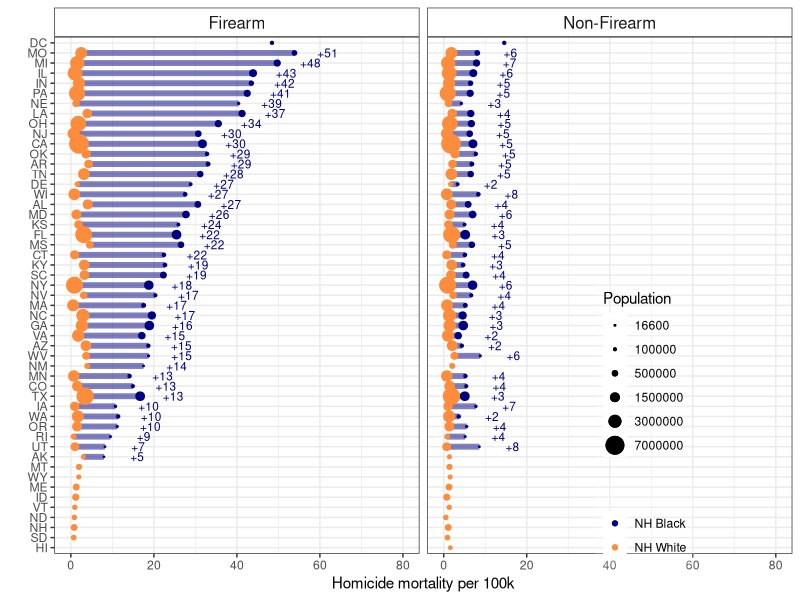
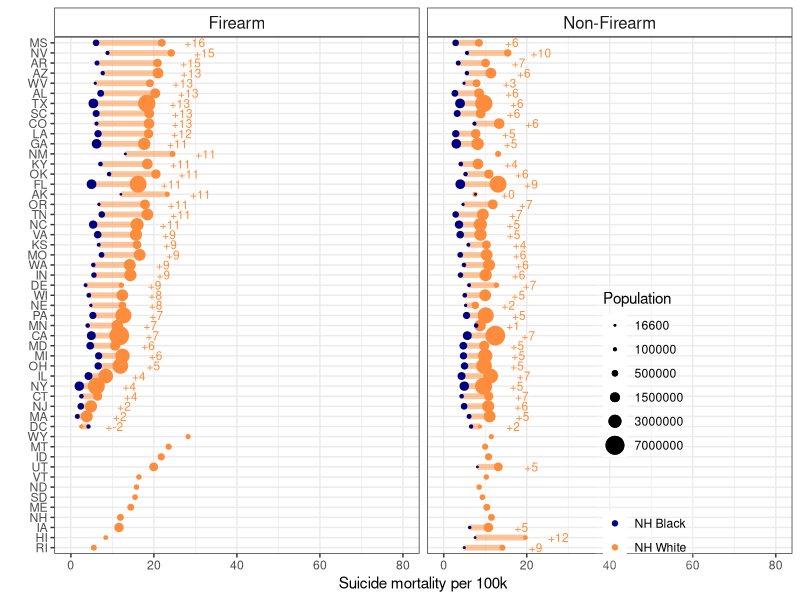
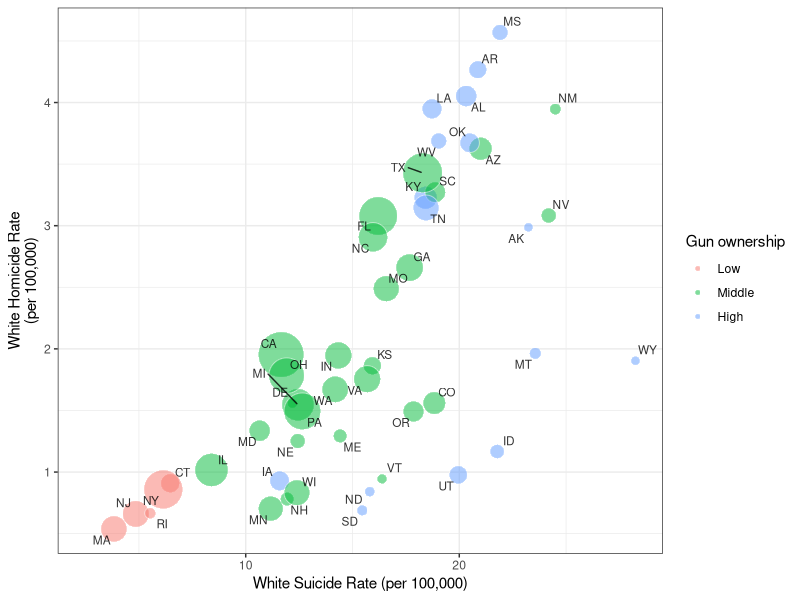
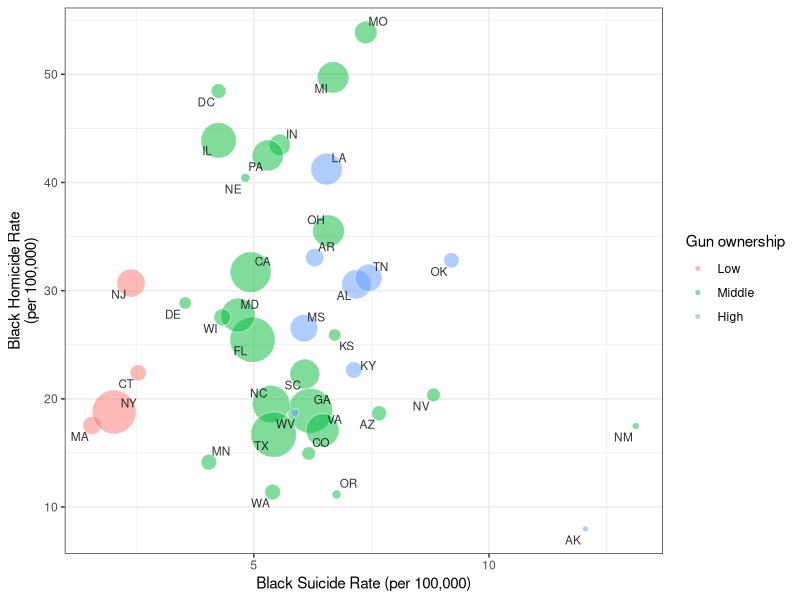
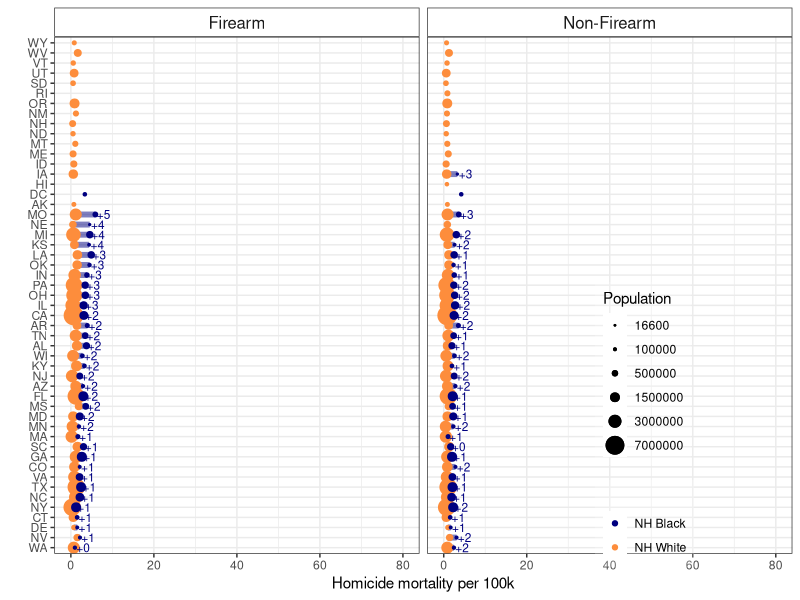
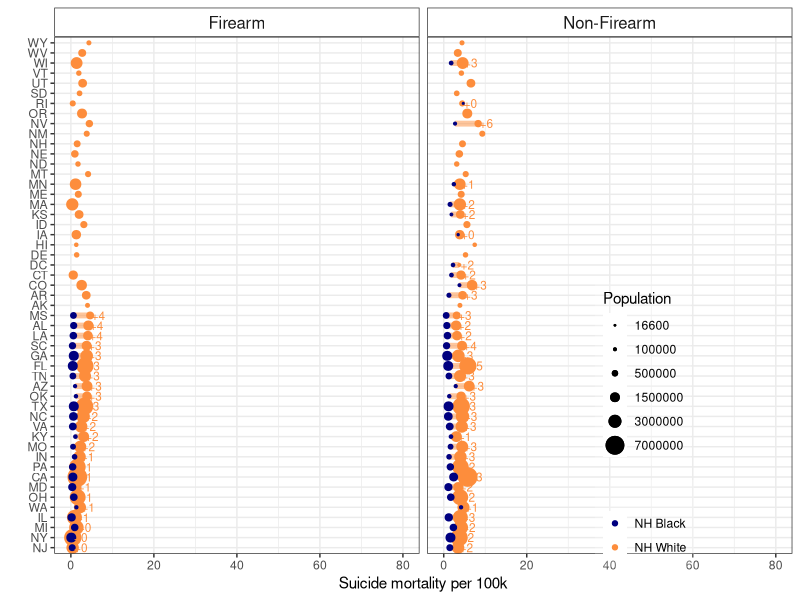
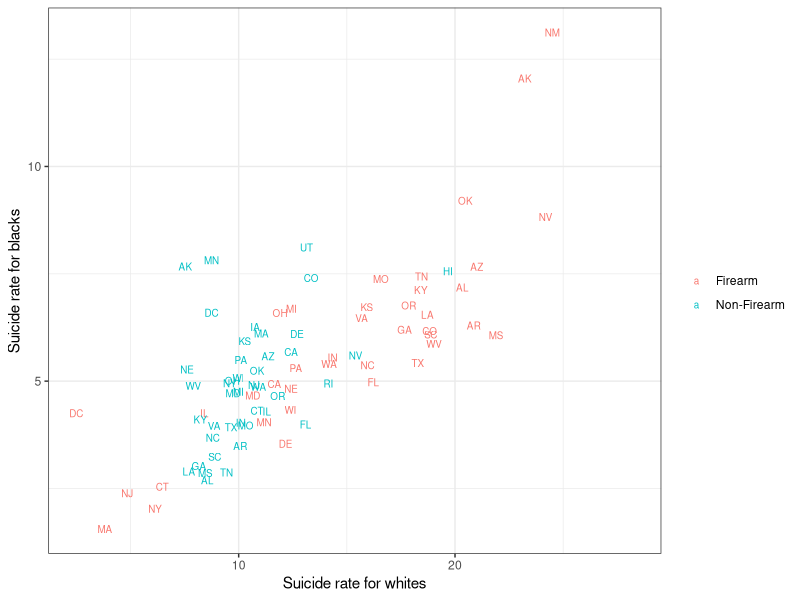
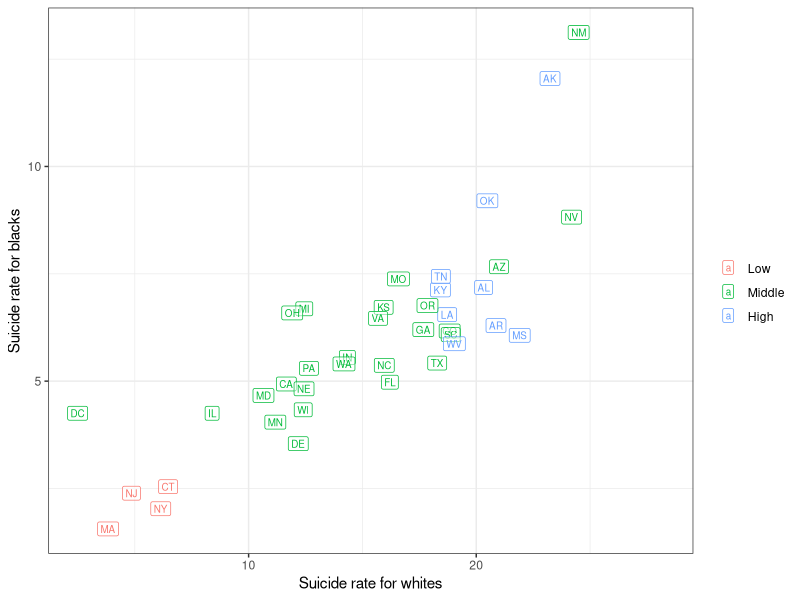

Write R code to recreate these figures, in order.
## ---- chunk 1
library(tidyverse)
library(ggrepel)
## ---- chunk 2
#homicide
NHWM_homicide_FA <- read.table("./Data/agestd/Homicide_Firearms_White_NH_Males_Age-adjusted_2008-2014.txt", skip = 21, header = T, sep = ",")

NHWM_homicide_NonFA <- read.table("./Data/agestd/Homicide_Non-Firearms_White_NH_Males_Age-adjusted_2008-2014.txt", skip = 21, header = T, sep = ",")

NHBM_homicide_FA <- read.table("./Data/agestd/Homicide_Firearms_Black_NH_Males_Age-adjusted_2008-2014.txt", skip = 21, header = T, sep = ",")

NHBM_homicide_NonFA <- read.table("./Data/agestd/Homicide_Non-Firearms_Black_NH_Males_Age-adjusted_2008-2014.txt", skip = 21, header = T, sep = ",")

#suicide
NHWM_suicide_FA <- read.table("./Data/agestd/Suicide_Firearms_White_NH_Males_Age-adjusted_2008-2014.txt", skip = 21, header = T, sep = ",")

NHWM_suicide_NonFA <- read.table("./Data/agestd/Suicide_Non-Firearms_White_NH_Males_Age-adjusted_2008-2014.txt", skip = 21, header = T, sep = ",")

NHBM_suicide_FA <- read.table("./Data/agestd/Suicide_Firearms_Black_NH_Males_Age-adjusted_2008-2014.txt", skip = 21, header = T, sep = ",")

NHBM_suicide_NonFA <- read.table("./Data/agestd/Suicide_Non-Firearms_Black_NH_Males_Age-adjusted_2008-2014.txt", skip = 21, header = T, sep = ",")
## ---- chunk 3
#homicide
NHWF_homicide_FA <- read.table("./Data/agestd/Homicide_Firearms_White_NH_Females_Age-adjusted_2008-2014.txt", skip = 21, header = T, sep = ",")

NHWF_homicide_NonFA <- read.table("./Data/agestd/Homicide_Non-Firearms_White_NH_Females_Age-adjusted_2008-2014.txt", skip = 21, header = T, sep = ",")

NHBF_homicide_FA <- read.table("./Data/agestd/Homicide_Firearms_Black_NH_Females_Age-adjusted_2008-2014.txt", skip = 21, header = T, sep = ",")

NHBF_homicide_NonFA <- read.table("./Data/agestd/Homicide_Non-Firearms_Black_NH_Females_Age-adjusted_2008-2014.txt", skip = 21, header = T, sep = ",")

#suicide
NHWF_suicide_FA <- read.table("./Data/agestd/Suicide_Firearms_White_NH_Females_Age-adjusted_2008-2014.txt", skip = 21, header = T, sep = ",")

NHWF_suicide_NonFA <- read.table("./Data/agestd/Suicide_Non-Firearms_White_NH_Females_Age-adjusted_2008-2014.txt", skip = 21, header = T, sep = ",")

NHBF_suicide_FA <- read.table("./Data/agestd/Suicide_Firearms_Black_NH_Females_Age-adjusted_2008-2014.txt", skip = 21, header = T, sep = ",")

NHBF_suicide_NonFA <- read.table("./Data/agestd/Suicide_Non-Firearms_Black_NH_Females_Age-adjusted_2008-2014.txt", skip = 21, header = T, sep = ",")
## ---- chunk 4
tidy_fx <- function(data, state, death, population, crude, adjusted, race, intent, mechanism) {
  dat2 <- data[, c(state, death, population, crude, adjusted)]
  names(dat2)[2] <- paste0(death, ".", intent, ".", race)
  names(dat2)[3] <- paste0(population, ".", race)
  names(dat2)[4] <- paste0("crude.", intent, ".", race)
  names(dat2)[5] <- paste0("adjusted.", intent, ".", race)
  dat2$type = mechanism
  
  return(dat2)
}
## ---- chunk 5
NHWM_homicide_FA <- tidy_fx(data = NHWM_homicide_FA, "ST", "Deaths", "Population", "U_C_Rate", 
                            "U_A_Rate", "white", "homicide", "Firearm")
NHWM_homicide_NonFA <- tidy_fx(data = NHWM_homicide_NonFA, "ST", "Deaths", "Population", "U_C_Rate", 
                            "U_A_Rate", "white", "homicide", "Non-Firearm")
NHWM_suicide_FA <- tidy_fx(data = NHWM_suicide_FA, "ST", "Deaths", "Population", "U_C_Rate", 
                            "U_A_Rate", "white", "suicide", "Firearm")
NHWM_suicide_NonFA <- tidy_fx(data = NHWM_suicide_NonFA, "ST", "Deaths", "Population", "U_C_Rate", 
                            "U_A_Rate", "white", "suicide", "Non-Firearm")

NHBM_homicide_FA <- tidy_fx(data = NHBM_homicide_FA, "ST", "Deaths", "Population", "U_C_Rate", 
                            "U_A_Rate", "black", "homicide", "Firearm")
NHBM_homicide_NonFA <- tidy_fx(data = NHBM_homicide_NonFA, "ST", "Deaths", "Population", "U_C_Rate", 
                            "U_A_Rate", "black", "homicide", "Non-Firearm")
NHBM_suicide_FA <- tidy_fx(data = NHBM_suicide_FA, "ST", "Deaths", "Population", "U_C_Rate", 
                            "U_A_Rate", "black", "suicide", "Firearm")
NHBM_suicide_NonFA <- tidy_fx(data = NHBM_suicide_NonFA, "ST", "Deaths", "Population", "U_C_Rate", 
                            "U_A_Rate", "black", "suicide", "Non-Firearm")

NHBM_homicide<- rbind(NHBM_homicide_FA, NHBM_homicide_NonFA)
NHBM_suicide <- rbind(NHBM_suicide_FA, NHBM_suicide_NonFA)
NHWM_homicide <- rbind(NHWM_homicide_FA, NHWM_homicide_NonFA)
NHWM_suicide <- rbind(NHWM_suicide_FA, NHWM_suicide_NonFA)
rm(NHBM_homicide_FA, NHBM_homicide_NonFA, NHBM_suicide_FA, NHBM_suicide_NonFA,
   NHWM_homicide_FA, NHWM_homicide_NonFA, NHWM_suicide_FA, NHWM_suicide_NonFA)
## ---- chunk 6
NHWF_homicide_FA <- tidy_fx(data = NHWF_homicide_FA, "ST", "Deaths", "Population", "U_C_Rate", 
                            "U_A_Rate", "white", "homicide", "Firearm")
NHWF_homicide_NonFA <- tidy_fx(data = NHWF_homicide_NonFA, "ST", "Deaths", "Population", "U_C_Rate", 
                            "U_A_Rate", "white", "homicide", "Non-Firearm")
NHWF_suicide_FA <- tidy_fx(data = NHWF_suicide_FA, "ST", "Deaths", "Population", "U_C_Rate", 
                            "U_A_Rate", "white", "suicide", "Firearm")
NHWF_suicide_NonFA <- tidy_fx(data = NHWF_suicide_NonFA, "ST", "Deaths", "Population", "U_C_Rate", 
                            "U_A_Rate", "white", "suicide", "Non-Firearm")

NHBF_homicide_FA <- tidy_fx(data = NHBF_homicide_FA, "ST", "Deaths", "Population", "U_C_Rate", 
                            "U_A_Rate", "black", "homicide", "Firearm")
NHBF_homicide_NonFA <- tidy_fx(data = NHBF_homicide_NonFA, "ST", "Deaths", "Population", "U_C_Rate", 
                            "U_A_Rate", "black", "homicide", "Non-Firearm")
NHBF_suicide_FA <- tidy_fx(data = NHBF_suicide_FA, "ST", "Deaths", "Population", "U_C_Rate", 
                            "U_A_Rate", "black", "suicide", "Firearm")
NHBF_suicide_NonFA <- tidy_fx(data = NHBF_suicide_NonFA, "ST", "Deaths", "Population", "U_C_Rate", 
                            "U_A_Rate", "black", "suicide", "Non-Firearm")

NHBF_homicide<- rbind(NHBF_homicide_FA, NHBF_homicide_NonFA)
NHBF_suicide <- rbind(NHBF_suicide_FA, NHBF_suicide_NonFA)
NHWF_homicide <- rbind(NHWF_homicide_FA, NHWF_homicide_NonFA)
NHWF_suicide <- rbind(NHWF_suicide_FA, NHWF_suicide_NonFA)
rm(NHBF_homicide_FA, NHBF_homicide_NonFA, NHBF_suicide_FA, NHBF_suicide_NonFA,
   NHWF_homicide_FA, NHWF_homicide_NonFA, NHWF_suicide_FA, NHWF_suicide_NonFA)
## ---- chunk 7
#merge all the data
Males_AllAges_0814 <- merge(NHBM_homicide, NHBM_suicide %>% select(-Population.black), by = c("ST", "type")) %>%
  mutate(crude.RD.hom.su.black = crude.homicide.black - crude.suicide.black,
         adj.RD.hom.su.black = adjusted.homicide.black - adjusted.suicide.black)

Males_AllAges_0814 <- merge(Males_AllAges_0814, NHWM_homicide, by = c("ST", "type")) %>%
  mutate(crude.RD.homicide = crude.homicide.black - crude.homicide.white,
         adj.RD.homicide = adjusted.homicide.black - adjusted.homicide.white)

Males_AllAges_0814 <- merge(Males_AllAges_0814, NHWM_suicide %>% select(-Population.white), by = c("ST", "type")) %>%
  mutate(crude.RD.suicide = crude.suicide.black - crude.suicide.white,
         adj.RD.suicide = adjusted.suicide.black - adjusted.suicide.white)

Males_AllAges_0814 <- Males_AllAges_0814 %>% 
  mutate(crude.RD.hom.su.white = crude.homicide.white - crude.suicide.white, 
         adj.RD.hom.su.white = adjusted.homicide.white - adjusted.suicide.white)
## ---- chunk 8
Females_AllAges_0814 <- merge(NHBF_homicide, NHBF_suicide %>% select(-Population.black), by = c("ST", "type")) %>%
  mutate(crude.RD.hom.su.black = crude.homicide.black - crude.suicide.black,
         adj.RD.hom.su.black = adjusted.homicide.black - adjusted.suicide.black)

Females_AllAges_0814 <- merge(Females_AllAges_0814, NHWF_homicide, by = c("ST", "type")) %>%
  mutate(crude.RD.homicide = crude.homicide.black - crude.homicide.white,
         adj.RD.homicide = adjusted.homicide.black - adjusted.homicide.white)

Females_AllAges_0814 <- merge(Females_AllAges_0814, NHWF_suicide %>% select(-Population.white), by = c("ST", "type")) %>%
  mutate(crude.RD.suicide = crude.suicide.black - crude.suicide.white,
         adj.RD.suicide = adjusted.suicide.black - adjusted.suicide.white)

Females_AllAges_0814 <- Females_AllAges_0814 %>% 
  mutate(crude.RD.hom.su.white = crude.homicide.white - crude.suicide.white, 
         adj.RD.hom.su.white = adjusted.homicide.white - adjusted.suicide.white)
## ---- chunk 9
#used for plotting -- to arrange the states on the y-axis according to the magnitude of the black-white inequality
levels.firearm.homicide <- Males_AllAges_0814 %>% filter(type == "Firearm") %>%
  transmute(ST.order.RD.homicide = reorder(ST, adj.RD.homicide))

# Males_AllAges_0814 %>% 
#   filter(is.na(adjusted.homicide.black) == T & type == "Firearm") %>% 
#   select(ST, adjusted.homicide.white)

Males_AllAges_0814$ST.order.RD.homicide <- factor(Males_AllAges_0814$ST, 
                                                  levels = c("HI", "SD", "NH", "ND", "VT", "ID", "ME", "WY", "MT",
                                                             levels(levels.firearm.homicide$ST.order.RD.homicide)[1:42]))

levels.firearm.suicide <- Males_AllAges_0814 %>% filter(type == "Firearm") %>%
  transmute(ST.order.RD.suicide = reorder(ST, -adj.RD.suicide))

# Males_AllAges_0814 %>% 
#   filter(is.na(adjusted.suicide.black) == T & type == "Firearm") %>% 
#   select(ST, adjusted.suicide.white)

Males_AllAges_0814$ST.order.RD.suicide <- factor(Males_AllAges_0814$ST, 
                                                  levels = c("RI", "HI", "IA", "NH", "ME", "SD", "ND", "VT", "UT", "ID", "MT", "WY",
                                                             levels(levels.firearm.suicide$ST.order.RD.suicide)[1:39]))

## ---- chunk 10
#used for plotting -- to arrange the states on the y-axis according to the magnitude of the black-white inequality
levels.firearm.homicide <- Females_AllAges_0814 %>% filter(type == "Firearm") %>%
  transmute(ST.order.RD.homicide = reorder(ST, adj.RD.homicide))

# Females_AllAges_0814 %>% 
#   filter(is.na(adjusted.homicide.black) == T & type == "Firearm") %>% 
#   select(ST, adjusted.homicide.white)

Females_AllAges_0814$ST.order.RD.homicide <- factor(Females_AllAges_0814$ST, 
                                                  levels = levels(levels.firearm.homicide$ST.order.RD.homicide))

# Males_AllAges_0814$ST.order.RD.homicide <- factor(Males_AllAges_0814$ST, 
#                                                   levels = c("HI", "SD", "NH", "ND", "VT", "ID", "ME", "WY", "MT",
#                                                              levels(levels.firearm.homicide$ST.order.RD.homicide)[1:42]))

levels.firearm.suicide <- Females_AllAges_0814 %>% filter(type == "Firearm") %>%
  transmute(ST.order.RD.suicide = reorder(ST, -adj.RD.suicide))

# Females_AllAges_0814 %>% 
#   filter(is.na(adjusted.suicide.black) == T & type == "Firearm") %>% 
#   select(ST, adjusted.suicide.white)

# Females_AllAges_0814$ST.order.RD.suicide <- factor(Females_AllAges_0814$ST, 
#                                                   levels = c("RI", "HI", "IA", "NH", "ME", "SD", "ND", "VT", "UT", "ID", "MT", "WY",
#                                                              levels(levels.firearm.suicide$ST.order.RD.suicide)[1:39]))

Females_AllAges_0814$ST.order.RD.suicide <- factor(Females_AllAges_0814$ST, 
                                                  levels = levels(levels.firearm.suicide$ST.order.RD.suicide))

## ---- chunk 11
num.years = 2014-2008+1

Males_AllAges_0814 <- Males_AllAges_0814 %>% 
  mutate(average.pop.white = Population.white/num.years,
         average.pop.black = Population.black/num.years)

Males_AllAges_0814$gun.level <- "Middle"
Males_AllAges_0814$gun.level[Males_AllAges_0814$ST %in% c("LA", "UT", "OK", "IA", "TN","KY", "AL", 
                                                          "MS", "ID","ND", "WV", "AR", "AK", "SD", "MT", "WY")] <- "High"
Males_AllAges_0814$gun.level[Males_AllAges_0814$ST %in% c("HI", "NJ", "MA", "RI", "CT", "NY")] <- "Low"

Males_AllAges_0814$gun.level <- factor(Males_AllAges_0814$gun.level, levels = c("Low", "Middle", "High"))
## ---- chunk 12
Females_AllAges_0814 <- Females_AllAges_0814 %>% 
  mutate(average.pop.white = Population.white/num.years,
         average.pop.black = Population.black/num.years)

Females_AllAges_0814$gun.level <- "Middle"
Females_AllAges_0814$gun.level[Females_AllAges_0814$ST %in% c("LA", "UT", "OK", "IA", "TN","KY", "AL", 
                                                          "MS", "ID","ND", "WV", "AR", "AK", "SD", "MT", "WY")] <- "High"
Females_AllAges_0814$gun.level[Females_AllAges_0814$ST %in% c("HI", "NJ", "MA", "RI", "CT", "NY")] <- "Low"

Females_AllAges_0814$gun.level <- factor(Females_AllAges_0814$gun.level, levels = c("Low", "Middle", "High"))
## ---- chunk 13
stats <- Males_AllAges_0814 %>% group_by(type) %>% summarise(min = round(min(adj.RD.homicide, na.rm = T)), max = round(max(adj.RD.homicide, na.rm = T)))
stats$min[1]

stats2 <- Males_AllAges_0814 %>% group_by(type) %>% summarise(min = round(min(adjusted.homicide.white, na.rm = T)), max = round(max(adjusted.homicide.white, na.rm = T)))

white.pop.dc <- Males_AllAges_0814 %>% filter(ST == "DC" & type == "Firearm") %>% select(Population.white)

stats3 <- Males_AllAges_0814 %>% group_by(type) %>% summarise(min = round(min(adjusted.homicide.black, na.rm = T)), max = round(max(adjusted.homicide.black, na.rm = T)))
## ---- chunk 14
ggplot(Males_AllAges_0814, aes(y = ST.order.RD.homicide, x = adjusted.homicide.white)) + 
  geom_segment(aes(x = adjusted.homicide.white, xend = adjusted.homicide.black, 
                   y = ST.order.RD.homicide, yend = ST.order.RD.homicide), 
               lwd = 2, col = "navy", alpha = 0.5) +
  geom_point(aes(col = "NH White", size = average.pop.white)) + #alpha = ifelse(death.homicide.black < 20, 0.7, 1)
  geom_point(aes(x = adjusted.homicide.black, col = "NH Black", size = average.pop.black)) + #alpha = ifelse(death.homicide.black < 20, 0.7, 1),
  scale_color_manual(values = c("navy", "#fd8d3c")) +
  scale_alpha_continuous(guide = F) +
  scale_size_area(breaks = c(16600, 100000, 500000, 1500000, 3000000, 7000000)) +
  ylab("") +
  xlab("Homicide mortality per 100k") + 
  theme_bw() + 
  guides(color = guide_legend(title = " "), size = guide_legend(title = "Population")) + 
  theme(legend.position = c(0.8, 0.25), 
        plot.title = element_text(size = 10),
        legend.background = element_rect(fill=alpha('white', 0.2)),
        strip.background = element_rect(fill="white"), 
        strip.text.x = element_text(size = 12),
        strip.text.y = element_text(size = 12)) + 
  scale_x_continuous(limits = c(0, 80), labels = seq(0, 80, 20), breaks = seq(0, 80, 20)) +
  geom_text(data = subset(Males_AllAges_0814, is.na(adj.RD.homicide)==F),
            aes(x = adjusted.homicide.black + 8, label = paste0("+", round(adj.RD.homicide))),
            size = 3, col = "navy") +
  facet_wrap( ~ type)  
## ---- chunk 15
stats4 <- Males_AllAges_0814 %>% group_by(type) %>% summarise(min = round(min(adj.RD.suicide, na.rm = T)),
                                                    max = round(max(adj.RD.suicide, na.rm = T)))

stats5 <- Males_AllAges_0814 %>% group_by(type) %>% summarise(min = round(min(adjusted.suicide.white, na.rm = T)),
                                                    max = round(max(adjusted.suicide.white, na.rm = T)))

stats6 <- Males_AllAges_0814 %>% group_by(type) %>% summarise(min = round(min(adjusted.suicide.black, na.rm = T)),
                                                    max = round(max(adjusted.suicide.black, na.rm = T)))

stats7 <- Males_AllAges_0814 %>% group_by(type) %>% summarise(min = round(min(adjusted.suicide.white, na.rm = T)),
                                                    max = round(max(adjusted.suicide.white, na.rm = T)))
## ---- chunk 16
ggplot(Males_AllAges_0814, aes(y = ST.order.RD.suicide, x = adjusted.suicide.white)) + 
  geom_segment(aes(x = adjusted.suicide.white, xend = adjusted.suicide.black, 
                   y = ST.order.RD.suicide, yend = ST.order.RD.suicide), 
               lwd = 2, col = "#fd8d3c", alpha = 0.5) +
  geom_point(aes(col = "NH White", size = average.pop.white)) + #alpha = ifelse(death.homicide.black < 20, 0.7, 1)
  geom_point(aes(x = adjusted.suicide.black, col = "NH Black", size = average.pop.black)) + #, alpha = ifelse(death.homicide.black < 20, 0.7, 1)
  scale_color_manual(values = c("navy", "#fd8d3c")) +
  scale_alpha_continuous(guide = F) +
  scale_size_area(breaks = c(16600, 100000, 500000, 1500000, 3000000, 7000000)) +
  ylab("") + xlab("Suicide mortality per 100k") + theme_bw() + 
  guides(color = guide_legend(title = " "), size = guide_legend(title = "Population")) + 
  theme(legend.position = c(0.8, 0.25), 
        plot.title = element_text(size = 10),
        legend.background = element_rect(fill=alpha('white', 0.2)),
        strip.background = element_rect(fill="white"), 
        strip.text.x = element_text(size = 12),
        strip.text.y = element_text(size = 12)) + 
  scale_x_continuous(limits = c(0, 80), labels = seq(0, 80, 20), breaks = seq(0, 80, 20)) +
  geom_text(data = subset(Males_AllAges_0814, is.na(adj.RD.suicide)==F), 
            aes(x = adjusted.suicide.white + 8, label = paste0("+", round(-adj.RD.suicide))), size = 3, col = "#fd8d3c") +
  facet_wrap(~type)
## ---- chunk 17
ggplot(subset(Males_AllAges_0814, type == "Firearm"), aes(adjusted.suicide.white, adjusted.homicide.white)) + 
  geom_point(aes(fill = gun.level, size = average.pop.white), col = "white", pch = 21, alpha = 0.5) +
  geom_text_repel(aes(label = ST), alpha = 0.8, size = 3) +
  ylab("White Homicide Rate\n(per 100,000)") +
  xlab("White Suicide Rate (per 100,000)") + 
  theme_bw() +
  scale_size_area(breaks = c(100000, 500000, 1500000, 3000000, 7000000), max_size = 15, guide = F) +
  guides(fill = guide_legend(title = "Gun ownership")) 
## ---- chunk 18
Males_AllAges_0814 %>% 
  group_by(type) %>% 
  summarise(cor.hom.suicide = cor(adjusted.suicide.white, adjusted.homicide.white, use = "complete.obs"))
## ---- chunk 19
ggplot(subset(Males_AllAges_0814, type == "Firearm"), aes(adjusted.suicide.black, adjusted.homicide.black)) + 
  geom_point(aes(fill = gun.level, size = average.pop.black), col = "white", pch = 21, alpha = 0.5) +
  geom_text_repel(aes(label = ST), alpha = 0.8, size = 3, check_overlap = T) +
  ylab("Black Homicide Rate\n(per 100,000)") +
  xlab("Black Suicide Rate (per 100,000)") + 
  theme_bw() +
  scale_size_area(breaks = c(16600, 100000, 500000, 1400000), max_size = 15, guide = F) +
  guides(fill = guide_legend(title = "Gun ownership"))

#ggplot(subset(Males_AllAges_0814, type == "Firearm"), aes(x = gun.level, y = adj.RD.homicide)) + geom_label(aes(label = ST), alpha = 0.5)
#ggplot(subset(Males_AllAges_0814, type == "Firearm"), aes(x = gun.level, y = adj.RD.suicide)) + geom_label(aes(label = ST), alpha = 0.5)

## ---- chunk 20
Males_AllAges_0814 %>% 
  group_by(type) %>% 
  summarise(cor.hom.suicide = cor(adjusted.suicide.black, adjusted.homicide.black, use = "complete.obs"))
## ---- chunk 21
ggplot(Females_AllAges_0814, aes(y = ST.order.RD.homicide, x = adjusted.homicide.white)) + 
  geom_segment(aes(x = adjusted.homicide.white, xend = adjusted.homicide.black, 
                   y = ST.order.RD.homicide, yend = ST.order.RD.homicide), 
               lwd = 2, col = "navy", alpha = 0.5) +
  geom_point(aes(col = "NH White", size = average.pop.white)) + #alpha = ifelse(death.homicide.black < 20, 0.7, 1)
  geom_point(aes(x = adjusted.homicide.black, col = "NH Black", size = average.pop.black)) + #alpha = ifelse(death.homicide.black < 20, 0.7, 1),
  scale_color_manual(values = c("navy", "#fd8d3c")) +
  scale_alpha_continuous(guide = F) +
  scale_size_area(breaks = c(16600, 100000, 500000, 1500000, 3000000, 7000000)) +
  ylab("") +
  xlab("Homicide mortality per 100k") + 
  theme_bw() + 
  guides(color = guide_legend(title = " "), size = guide_legend(title = "Population")) + 
  theme(legend.position = c(0.8, 0.25), 
        plot.title = element_text(size = 10),
        legend.background = element_rect(fill=alpha('white', 0.2)),
        strip.background = element_rect(fill="white"), 
        strip.text.x = element_text(size = 12),
        strip.text.y = element_text(size = 12)) + 
  scale_x_continuous(limits = c(0, 80), labels = seq(0, 80, 20), breaks = seq(0, 80, 20)) +
  geom_text(data = subset(Females_AllAges_0814, is.na(adj.RD.homicide)==F),
            aes(x = adjusted.homicide.black + 2, label = paste0("+", round(adj.RD.homicide))),
            size = 3, col = "navy") +
  facet_wrap( ~ type)  
## ---- chunk 22
ggplot(Females_AllAges_0814, aes(y = ST.order.RD.suicide, x = adjusted.suicide.white)) + 
  geom_segment(aes(x = adjusted.suicide.white, xend = adjusted.suicide.black, 
                   y = ST.order.RD.suicide, yend = ST.order.RD.suicide), 
               lwd = 2, col = "#fd8d3c", alpha = 0.5) +
  geom_point(aes(col = "NH White", size = average.pop.white)) + #alpha = ifelse(death.homicide.black < 20, 0.7, 1)
  geom_point(aes(x = adjusted.suicide.black, col = "NH Black", size = average.pop.black)) + #, alpha = ifelse(death.homicide.black < 20, 0.7, 1)
  scale_color_manual(values = c("navy", "#fd8d3c")) +
  scale_alpha_continuous(guide = F) +
  scale_size_area(breaks = c(16600, 100000, 500000, 1500000, 3000000, 7000000)) +
  ylab("") + xlab("Suicide mortality per 100k") + theme_bw() + 
  guides(color = guide_legend(title = " "), size = guide_legend(title = "Population")) + 
  theme(legend.position = c(0.8, 0.25), 
        plot.title = element_text(size = 10),
        legend.background = element_rect(fill=alpha('white', 0.2)),
        strip.background = element_rect(fill="white"), 
        strip.text.x = element_text(size = 12),
        strip.text.y = element_text(size = 12)) + 
  scale_x_continuous(limits = c(0, 80), labels = seq(0, 80, 20), breaks = seq(0, 80, 20)) +
  geom_text(data = subset(Females_AllAges_0814, is.na(adj.RD.suicide)==F), 
            aes(x = adjusted.suicide.white + 2, label = paste0("+", round(-adj.RD.suicide))), size = 3, col = "#fd8d3c") +
  facet_wrap(~type)
## ---- chunk 23
ggplot(Males_AllAges_0814, aes(adjusted.suicide.white, adjusted.suicide.black)) + 
  geom_text(aes(label = ST, col = type), size = 2.5) +
  guides(color = guide_legend(title = " ")) +
  ylab("Suicide rate for blacks") +
  xlab("Suicide rate for whites") +
  theme_bw()

Males_AllAges_0814 %>% 
  group_by(type) %>% 
  summarise(cor.suicide = cor(adjusted.suicide.black, adjusted.suicide.white, use = "complete.obs"))

ggplot(subset(Males_AllAges_0814, type == "Firearm"), aes(adjusted.suicide.white, adjusted.suicide.black)) + 
  geom_label(aes(label = ST, col = gun.level), size = 2.5, alpha = 0.5) +
  guides(color = guide_legend(title = " ")) +
  ylab("Suicide rate for blacks") +
  xlab("Suicide rate for whites") +
  theme_bw()

## ---- chunk 24
ggplot(Males_AllAges_0814, aes(adjusted.homicide.white, adjusted.homicide.black)) + 
  geom_text(aes(label = ST, col = type), size = 2.5) +
  ylab("Homicide rate for blacks") +
  xlab("Homicide rate for whites") +
  theme_bw()

Males_AllAges_0814 %>% 
  group_by(type) %>% 
  summarise(cor.homicide = cor(adjusted.homicide.black, adjusted.homicide.white, use = "complete.obs"))

ggplot(subset(Males_AllAges_0814, type == "Firearm"), aes(adjusted.homicide.white, adjusted.homicide.black)) + 
  geom_label(aes(label = ST, col = gun.level), size = 2.5, alpha = 0.5) +
  ylab("Homicide rate for blacks") +
  xlab("Homicide rate for whites") +
  theme_bw()
